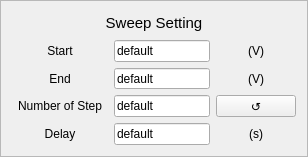
          <widget class="QFrame" name="frame_FourTerminal_SweepSettings">
           <property name="styleSheet">
            <string notr="true">#frame_FourTerminal_SweepSettings{
border:1px solid rgb(168,168,168)
}</string>
           </property>
           <property name="frameShape">
            <enum>QFrame::StyledPanel</enum>
           </property>
           <property name="frameShadow">
            <enum>QFrame::Raised</enum>
           </property>
           <layout class="QGridLayout" name="gridLayout_6" rowstretch="1,1,1,1,1" columnstretch="2,2,0">
            <item row="1" column="0">
             <widget class="QLabel" name="label_MinVoltage">
              <property name="minimumSize">
               <size>
                <width>80</width>
                <height>20</height>
               </size>
              </property>
              <property name="maximumSize">
               <size>
                <width>9999</width>
                <height>16777215</height>
               </size>
              </property>
              <property name="text">
               <string>Start</string>
              </property>
              <property name="alignment">
               <set>Qt::AlignCenter</set>
              </property>
             </widget>
            </item>
            <item row="1" column="1">
             <widget class="QLineEdit" name="lineEdit_FourTerminal_StartVoltage">
              <property name="sizePolicy">
               <sizepolicy hsizetype="Preferred" vsizetype="Preferred">
                <horstretch>0</horstretch>
                <verstretch>0</verstretch>
               </sizepolicy>
              </property>
              <property name="minimumSize">
               <size>
                <width>50</width>
                <height>20</height>
               </size>
              </property>
              <property name="maximumSize">
               <size>
                <width>16777215</width>
                <height>16777215</height>
               </size>
              </property>
              <property name="text">
               <string>default</string>
              </property>
             </widget>
            </item>
            <item row="1" column="2">
             <widget class="QLabel" name="label_MinVoltage_Unit">
              <property name="minimumSize">
               <size>
                <width>20</width>
                <height>20</height>
               </size>
              </property>
              <property name="text">
               <string>(V)</string>
              </property>
              <property name="alignment">
               <set>Qt::AlignCenter</set>
              </property>
             </widget>
            </item>
            <item row="2" column="0">
             <widget class="QLabel" name="label_MaxVoltage">
              <property name="minimumSize">
               <size>
                <width>0</width>
                <height>20</height>
               </size>
              </property>
              <property name="maximumSize">
               <size>
                <width>9999</width>
                <height>16777215</height>
               </size>
              </property>
              <property name="text">
               <string>End</string>
              </property>
              <property name="alignment">
               <set>Qt::AlignCenter</set>
              </property>
             </widget>
            </item>
            <item row="2" column="1">
             <widget class="QLineEdit" name="lineEdit_FourTerminal_EndVoltage">
              <property name="sizePolicy">
               <sizepolicy hsizetype="Expanding" vsizetype="Preferred">
                <horstretch>0</horstretch>
                <verstretch>0</verstretch>
               </sizepolicy>
              </property>
              <property name="minimumSize">
               <size>
                <width>50</width>
                <height>20</height>
               </size>
              </property>
              <property name="maximumSize">
               <size>
                <width>16777215</width>
                <height>16777215</height>
               </size>
              </property>
              <property name="text">
               <string>default</string>
              </property>
             </widget>
            </item>
            <item row="2" column="2">
             <widget class="QLabel" name="label_MaxVoltage_Unit">
              <property name="minimumSize">
               <size>
                <width>20</width>
                <height>20</height>
               </size>
              </property>
              <property name="text">
               <string>(V)</string>
              </property>
              <property name="alignment">
               <set>Qt::AlignCenter</set>
              </property>
             </widget>
            </item>
            <item row="3" column="0">
             <widget class="QLabel" name="label_FourTerminalNumberofstep">
              <property name="minimumSize">
               <size>
                <width>80</width>
                <height>20</height>
               </size>
              </property>
              <property name="maximumSize">
               <size>
                <width>9999</width>
                <height>16777215</height>
               </size>
              </property>
              <property name="text">
               <string>Number of Step</string>
              </property>
              <property name="alignment">
               <set>Qt::AlignCenter</set>
              </property>
             </widget>
            </item>
            <item row="3" column="1">
             <widget class="QLineEdit" name="lineEdit_FourTerminal_Numberofstep">
              <property name="sizePolicy">
               <sizepolicy hsizetype="Expanding" vsizetype="Preferred">
                <horstretch>0</horstretch>
                <verstretch>0</verstretch>
               </sizepolicy>
              </property>
              <property name="minimumSize">
               <size>
                <width>50</width>
                <height>20</height>
               </size>
              </property>
              <property name="maximumSize">
               <size>
                <width>16777215</width>
                <height>16777215</height>
               </size>
              </property>
              <property name="text">
               <string>default</string>
              </property>
             </widget>
            </item>
            <item row="3" column="2">
             <widget class="QPushButton" name="pushButton_FourTerminal_NoSmTpTSwitch">
              <property name="sizePolicy">
               <sizepolicy hsizetype="Preferred" vsizetype="Preferred">
                <horstretch>0</horstretch>
                <verstretch>0</verstretch>
               </sizepolicy>
              </property>
              <property name="minimumSize">
               <size>
                <width>20</width>
                <height>20</height>
               </size>
              </property>
              <property name="maximumSize">
               <size>
                <width>9999</width>
                <height>9999</height>
               </size>
              </property>
              <property name="focusPolicy">
               <enum>Qt::NoFocus</enum>
              </property>
              <property name="toolTip">
               <string>Toggle Field Steps/Increment</string>
              </property>
              <property name="text">
               <string>↺</string>
              </property>
             </widget>
            </item>
            <item row="4" column="0">
             <widget class="QLabel" name="label_Delay">
              <property name="minimumSize">
               <size>
                <width>80</width>
                <height>20</height>
               </size>
              </property>
              <property name="maximumSize">
               <size>
                <width>9999</width>
                <height>16777215</height>
               </size>
              </property>
              <property name="text">
               <string>Delay</string>
              </property>
              <property name="alignment">
               <set>Qt::AlignCenter</set>
              </property>
             </widget>
            </item>
            <item row="4" column="1">
             <widget class="QLineEdit" name="lineEdit_FourTerminal_Delay">
              <property name="sizePolicy">
               <sizepolicy hsizetype="Expanding" vsizetype="Preferred">
                <horstretch>0</horstretch>
                <verstretch>0</verstretch>
               </sizepolicy>
              </property>
              <property name="minimumSize">
               <size>
                <width>50</width>
                <height>20</height>
               </size>
              </property>
              <property name="maximumSize">
               <size>
                <width>16777215</width>
                <height>16777215</height>
               </size>
              </property>
              <property name="text">
               <string>default</string>
              </property>
             </widget>
            </item>
            <item row="4" column="2">
             <widget class="QLabel" name="label_Delay_Unit">
              <property name="minimumSize">
               <size>
                <width>20</width>
                <height>20</height>
               </size>
              </property>
              <property name="text">
               <string>(s)</string>
              </property>
              <property name="alignment">
               <set>Qt::AlignCenter</set>
              </property>
             </widget>
            </item>
            <item row="0" column="0" colspan="3">
             <widget class="QLabel" name="label">
              <property name="minimumSize">
               <size>
                <width>0</width>
                <height>20</height>
               </size>
              </property>
              <property name="maximumSize">
               <size>
                <width>9999</width>
                <height>16777215</height>
               </size>
              </property>
              <property name="font">
               <font>
                <pointsize>11</pointsize>
               </font>
              </property>
              <property name="text">
               <string>Sweep Setting</string>
              </property>
              <property name="alignment">
               <set>Qt::AlignCenter</set>
              </property>
             </widget>
            </item>
           </layout>
           <zorder>label_MinVoltage</zorder>
           <zorder>lineEdit_FourTerminal_StartVoltage</zorder>
           <zorder>label_MaxVoltage</zorder>
           <zorder>label_MinVoltage_Unit</zorder>
           <zorder>lineEdit_FourTerminal_EndVoltage</zorder>
           <zorder>label_MaxVoltage_Unit</zorder>
           <zorder>label_FourTerminalNumberofstep</zorder>
           <zorder>lineEdit_FourTerminal_Numberofstep</zorder>
           <zorder>pushButton_FourTerminal_NoSmTpTSwitch</zorder>
           <zorder>label_Delay</zorder>
           <zorder>lineEdit_FourTerminal_Delay</zorder>
           <zorder>label_Delay_Unit</zorder>
           <zorder>label</zorder>
          </widget>
